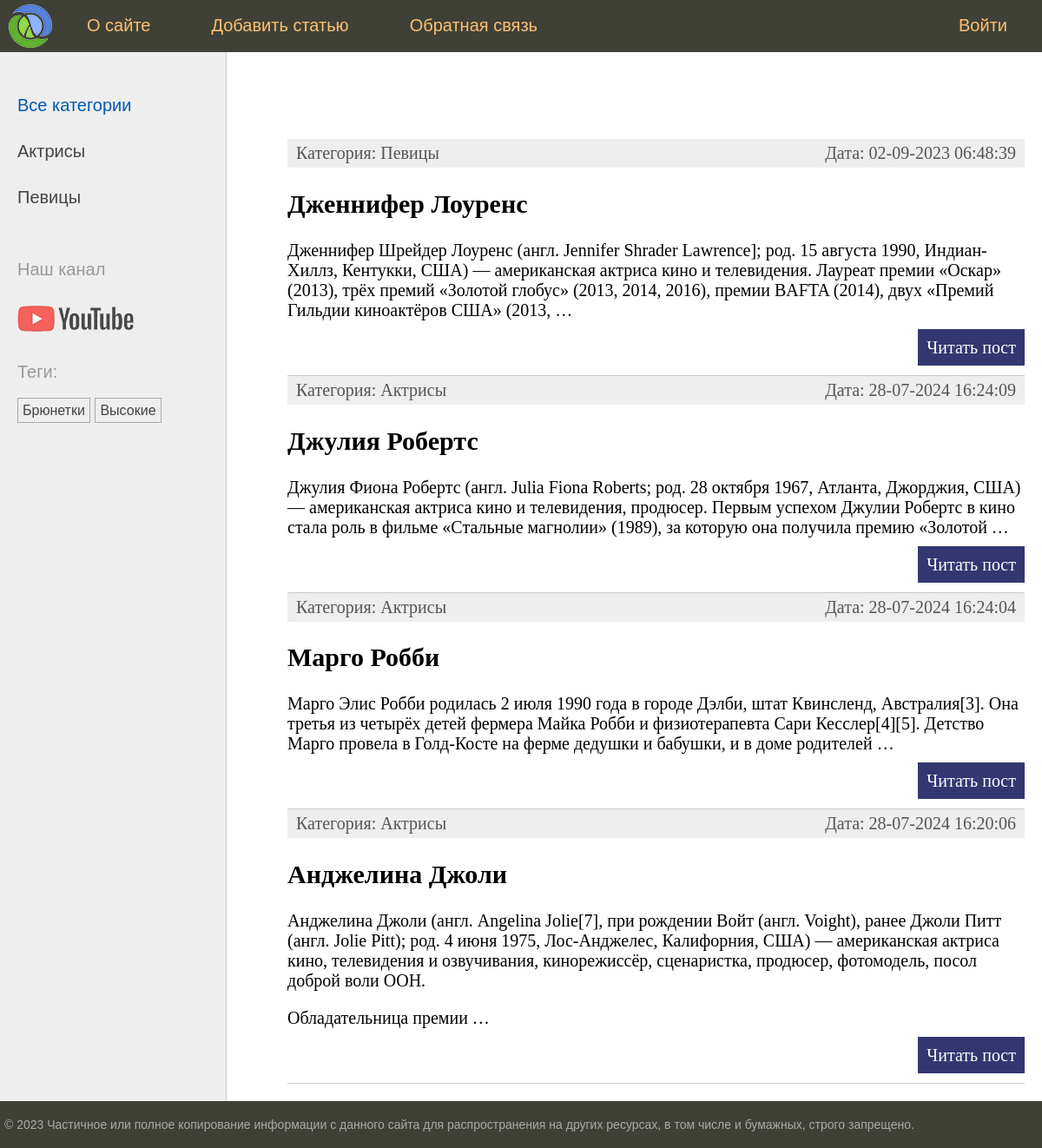
Before: / with the older database file.
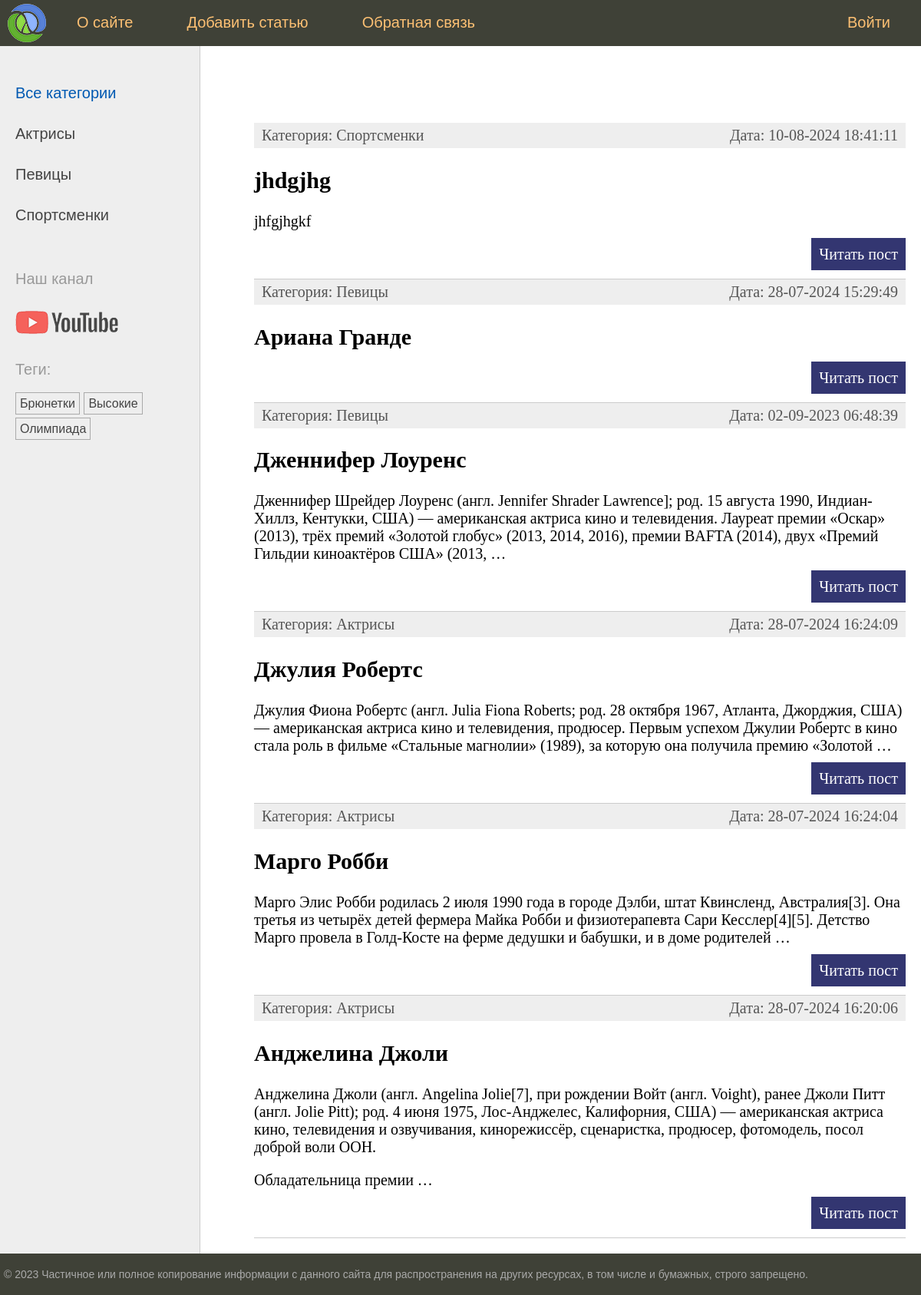
After: the same page with the newer database file.
### women/models.py (models this page shows, shortened)
class Category(models.Model):
    name = models.CharField(max_length=100, db_index=True, verbose_name="Категория")
    slug = models.SlugField(max_length=255, unique=True, db_index=True)
    class Meta:
        verbose_name = "Категория"
        verbose_name_plural = "Категории"
    def get_absolute_url(self):
        return reverse("category", kwargs={"cat_slug": self.slug})

class TagPost(models.Model):
    tag = models.CharField(max_length=100, db_index=True)
    slug = models.SlugField(max_length=255, unique=True, db_index=True)
    def get_absolute_url(self):
        return reverse("tag", kwargs={"tag_slug": self.slug})

class Women(models.Model):
    class Status(models.IntegerChoices):
        DRAFT = 0, 'Черновик'
        PUBLISHED = 1, 'Опубликовано'
    title = models.CharField(max_length=255, verbose_name="Заголовок")
    slug = models.SlugField(max_length=255, unique=True, db_index=True, verbose_name="Slug")
    content = models.TextField(blank=True, verbose_name="Текст статьи")
    time_create = models.DateTimeField(auto_now_add=True, verbose_name="Время создания")
    time_update = models.DateTimeField(auto_now=True, verbose_name="Время изменения")
    is_published = models.BooleanField(choices=tuple(map(lambda x: (bool(x[0]), x[1]), Status.choices)), default=Status.DRAFT, verbose_name="Статус")
    cat = models.ForeignKey('Category', on_delete=models.CASCADE, related_name="posts", verbose_name="Категория")
    tags = models.ManyToManyField('TagPost', blank=True, related_name='tags', verbose_name="Теги")
    husband = models.OneToOneField('Husband', on_delete=models.SET_NULL,
                                   null=True, blank=True, related_name='woman', verbose_name="Муж")
    objects = models.Manager()
    published = PublishedManager()
    class Meta:
        verbose_name = "Известные женщины"
        verbose_name_plural = "Известные женщины"
        ordering = ['-time_create']
        indexes = [
            models.Index(fields=['-time_create'])
        ]
    def get_absolute_url(self):
        return reverse("post", kwargs={"post_slug": self.slug})

### women/views.py (the view)
# urls.py: path('', views.index, name="home"),    # http://127.0.0.1:8000/
def index(request):  # HttpRequest
    posts = Women.published.all().select_related('cat')
    data = {
        'title': 'Главная страница',
        'main_title': 'Главная страница',
        'menu': menu,
        'posts': posts,
        'cat_selected': 0,
        }
    return render(request, "women/index.html", context=data)

### women/models.py (called while the page is built)
    def get_queryset(self) -> models.QuerySet:
        return super().get_queryset().filter(is_published=Women.Status.PUBLISHED)

### women/templatetags/women_tags.py (called while the page is built)
@register.inclusion_tag('women/list_categories.html')
def show_categories(cat_selected=0):
    cats = Category.objects.annotate(total=Count("posts")).filter(total__gt=0)
    return {'cats': cats, 'cat_selected': cat_selected}

@register.inclusion_tag('women/list_tags.html')
def show_all_tags():
    return {'tags': TagPost.objects.annotate(total=Count("tags")).filter(total__gt=0)}

### women/templates/women/index.html (shortened to what this page needs)
{% extends 'base.html' %}
{% block content %}
<ul class="list-articles">
	{% for p in posts %}
			<li><div class="article-panel">
				<p class="first">Категория: {{p.cat.name}}</p>
				<p class="last">Дата: {{p.time_update|date:"d-m-Y H:i:s"}}</p>
			</div>
				<h2>{{p.title}}</h2>
		{% autoescape off %}
		{{p.content|linebreaks|truncatewords:40}}
		{% endautoescape %}
			<p class="link-read-post"><a href="{{ p.get_absolute_url }}">Читать пост</a></p>
			</li>
	{% endfor %}
</ul>
{% endblock %}

### women/templates/women/list_categories.html
{% for cat in cats %}
{% if cat.id == cat_selected %}
<li class="selected">{{cat.name}}</li>
{% else %}
<li><a href="{{ cat.get_absolute_url }}">{{cat.name}}</a></li>
{% endif %}
{% endfor %}

### women/templates/women/list_tags.html
{% if tags %}
    <p>Теги:</p>
    <ul class="tags-list">
        {% for t in tags %}
        <li><a href="{{t.get_absolute_url}}">{{t.tag}}</a></li>
        {% endfor %}
    </ul>
{% endif %}

Changed rows visible on the page:
now on this page (row unchanged): Category: name "Спортсменки"
now on this page (row unchanged): TagPost: tag "Олимпиада"
added Women: cat.name "Спортсменки", time_update "10-08-2024 18:41:11", title "jhdgjhg", content "jhfgjhgkf"
now on this page (row edited): Women: cat.name "Певицы", time_update "28-07-2024 15:29:49", title "Ариана Гранде"
